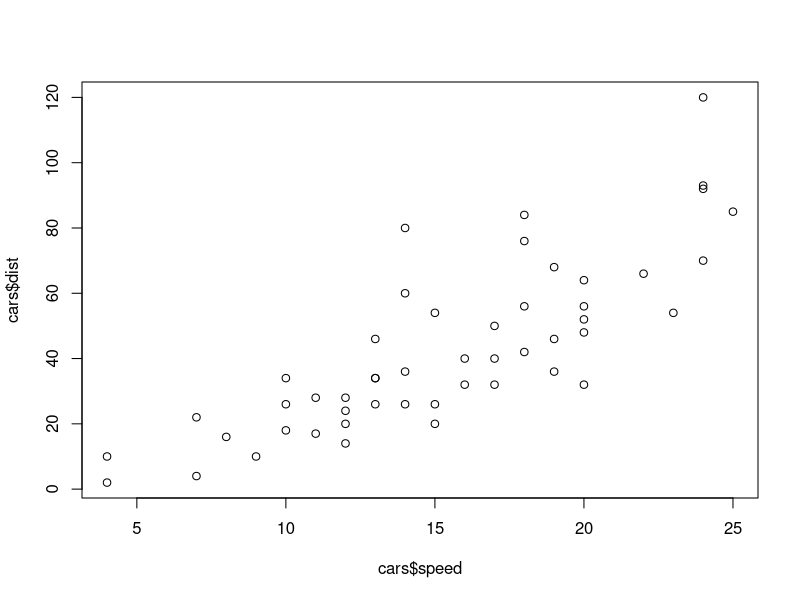
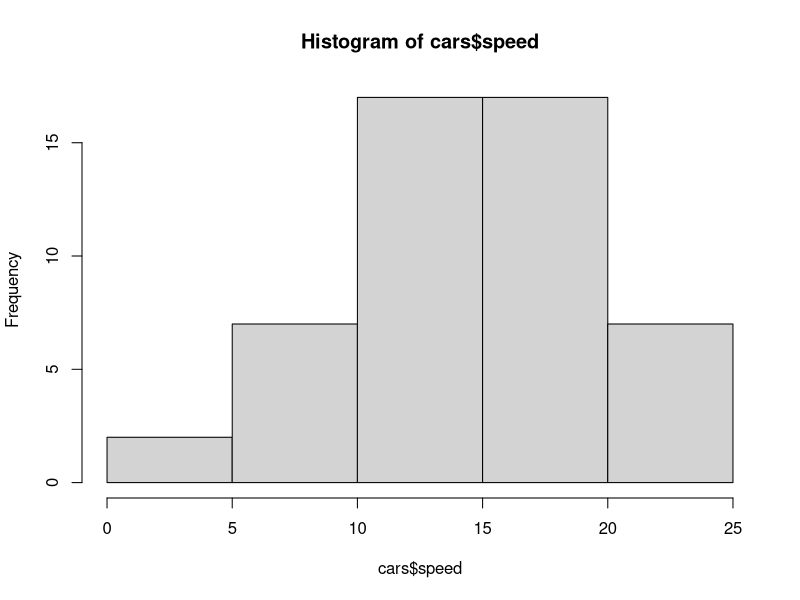
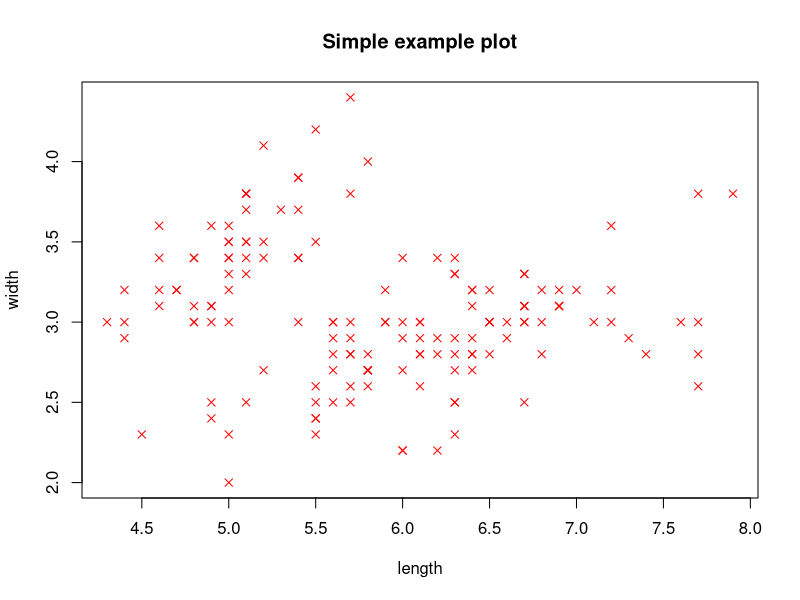

Generate these figures, in order, with R:
## ---- chunk 1
#| label: simple calculator
#| eval: true
#| echo: true

1 + 1 

## ---- chunk 2
#| label: simple calculator 2
#| eval: true
#| echo: true

# Use "#" to add text and explanations to your code 

## ---- chunk 3
#| label: save object
#| eval: true
#| echo: true

a = 1 
b = 2
c = a + b

# can use = or "<-"

c <- a + b 

c

## ---- chunk 4
#| label: example object
#| eval: true
#| echo: true

data = c(1,13,2,1,43,53,1,2,34,54,2,4,6,23)

cutoff = 10 

data[data>cutoff]

## ---- chunk 5
#| label: using functions
#| eval: true
#| echo: true

sum(1, 2)

sum(a , b)

?sum

## ---- chunk 6
#| label: using functions 2
#| eval: true
#| echo: true

?sum

## ---- chunk 7
#| label: introduce vector
#| eval: true
#| echo: true

c(1,2,3)

c(a, b)

## ---- chunk 8
#| label: introduce vector 2
#| eval: true
#| echo: true

a_vector = c(1.23, 2.34, 6.21, 3.11, 3.412, 4.32, 5.922, 5.65)

a_vector[4]

## ---- chunk 9
#| label: introduce array/matrix
#| eval: true
#| echo: true

matrix(data = c(1,2,3,4,5,6,7,8), nrow = 4 )

## ---- chunk 10
#| label: introduce array/matrix 2
#| eval: true
#| echo: true

a_matrix = matrix(data = c(1,2,3,4,5,6,7,8), nrow = 4 )

a_matrix[3,2] # first row, then column

## ---- chunk 11
#| label: using functions
#| eval: true
#| echo: true

sum(1, 2)

sum(a , b)

?sum

## ---- chunk 12
#| label: using functions 2
#| eval: true
#| echo: true

?sum

## ---- chunk 13
#| label: using functions 3
#| eval: true
#| echo: true

a_vector = c(1.23, 2.34, 6.21, 3.11, 3.412, 4.32, 5.922, 5.65)

## ---- chunk 14
#| label: using functions 4
#| eval: true
#| echo: true

a_vector = c(1.23, 2.34, 6.21, 3.11, 3.412, 4.32, 5.922, 5.65)

mean(a_vector)
sd(a_vector)
max(a_vector)
min(a_vector)
length(a_vector)

## ---- chunk 15
#| label: using functions 5
#| eval: true
#| echo: true

seq(1,10)

seq(1,10, by = 2)

rep(0,100)

## ---- chunk 16
#| label: introduce vectors
#| eval: true
#| echo: true

a_vector = c(1.23, 2.34, 6.21, 3.11, 3.412, 4.32, 5.922, 5.65)

class(a_vector)

b_vector = c("something", "something else", "another thing", "completely differnt")

class(b_vector)

## ---- chunk 17
#| label: introduce vector 3
#| eval: true
#| echo: true

c_vector = c(F, T, T,T, F, T, F, T)

class(c_vector)

## ---- chunk 18
#| label: introduce vector 4
#| eval: true
#| echo: true

gender <- factor(c("Male", "Female", "Female", "Male"))

class(gender)

## ---- chunk 19
#| label: introduce list
#| eval: true
#| echo: true

my_list <- list(name = "Alice", age = 25, scores = c(90, 85, 88))

print(my_list)

## ---- chunk 20
#| label: wrong class
#| eval: true
#| echo: true

#sum(c("Kees", "Klaas", "Jan"))

## ---- chunk 21
#| label: dataframe
#| eval: true
#| echo: true

# Create a data frame
df <- data.frame(x = 1:3, y = c("a", "b", "c"))

# Printing
print(df)

# use one of the inbuilt data frames
cars

## ---- chunk 22
#| label: tibble
#| eval: true
#| echo: true

# Create a tibble
library(tibble)
tb <- tibble(x = 1:3, y = c("a", "b", "c"))

print(tb)

## ---- chunk 23
#| label: simple plotting 1 
#| eval: true
#| echo: true

plot(cars$speed, cars$dist)

## ---- chunk 24
#| label: simple plotting 2 
#| eval: true
#| echo: true

hist(cars$speed)

## ---- chunk 25
#| label: simple plotting 3 
#| eval: true
#| echo: true

iris

?plot 

## ---- chunk 26
#| label: simple plotting solution
#| eval: true
#| echo: true

plot(iris$Sepal.Length, iris$Sepal.Width, 
     type = "p", # plot points ("l" would give a line)
     pch = 4, # change the type of points
     col = "red", # color the points red
     xlab = "length", # change the x label
     ylab = "width", # change the y label 
     main = "Simple example plot") # add tittle

## ---- chunk 27
#| label: packages
#| eval: true
#| echo: true

#install.packages("tidyverse")
library(tidyverse)

## ---- chunk 28
#| label: working directory
#| eval: true
#| echo: true

getwd() 

setwd("/Users/jb22m516/Documents/GitHub/getting_started_with_R/")

## ---- chunk 29
#| label: loading_data
#| eval: true
#| echo: true

#install.packages("utils")
library(utils)

#data = read.csv2()

